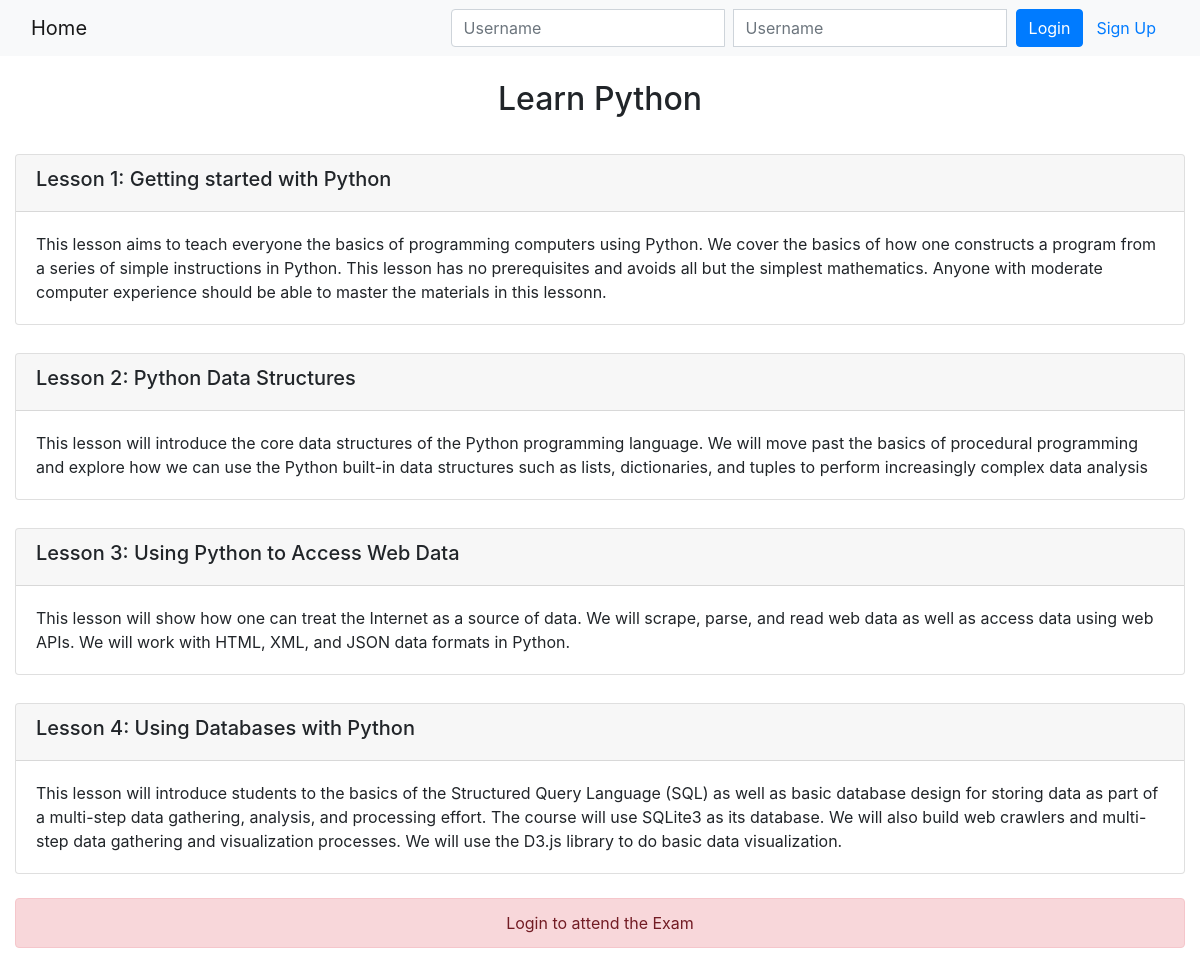
Page /onlinecourse/1/ on the committed database.
### onlinecourse/models.py (models this page shows, shortened)
class Course(models.Model):
    name = models.CharField(null=False, max_length=30, default='online course')
    image = models.ImageField(upload_to='course_images/')
    description = models.CharField(max_length=1000)
    pub_date = models.DateField(null=True)
    instructors = models.ManyToManyField(Instructor)
    users = models.ManyToManyField(settings.AUTH_USER_MODEL, through='Enrollment')
    total_enrollment = models.IntegerField(default=0)
    is_enrolled = False

class Lesson(models.Model):
    title = models.CharField(max_length=200, default="title")
    order = models.IntegerField(default=0)
    course = models.ForeignKey(Course, on_delete=models.CASCADE)
    content = models.TextField()

### onlinecourse/views.py (the view)
# urls.py: path('<int:pk>/', views.CourseDetailView.as_view(), name='course_details'),
class CourseDetailView(generic.DetailView):
    model = Course
    template_name = 'onlinecourse/course_detail_bootstrap.html'

### onlinecourse/templates/onlinecourse/course_detail_bootstrap.html (shortened to what this page needs)
<!DOCTYPE html>
<html lang="en">
<head>
     {% load static %}
    <link rel="stylesheet" href="https://maxcdn.bootstrapcdn.com/bootstrap/4.5.2/css/bootstrap.min.css">
</head>
<body>
    <nav class="navbar navbar-light bg-light">
        <div class="container-fluid">
            <div class="navbar-header">
                  <a class="navbar-brand" href="{% url 'onlinecourse:index' %}">Home</a>
            </div>
            <ul class="nav navbar-nav navbar-right">
                {% if user.is_authenticated %}
                <li>
                    <a class="btn btn-link" href="#">{{ user.first_name }} ({{ user.username }})</a>
                    <a class="btn btn-link" href="{% url 'onlinecourse:logout' %}">Logout</a>
                </li>
                {% else %}
                <li>
                    <form class="form-inline" action="{% url 'onlinecourse:login' %}" method="post">
                        <div class="input-group">
                            <input type="text" class="form-control" placeholder="Username" name="username" >&nbsp;&nbsp;
                            <input type="password" class="form-control" placeholder="Username" name="psw" >&nbsp;&nbsp;
                            <button class="btn btn-primary" type="submit">Login</button>
                            <a class="btn btn-link" href="{% url 'onlinecourse:registration' %}">Sign Up</a>
                        </div>
                    </form>
                </li>
                {% endif %}
            </ul>
        </div>
    </nav><br>
    <div class="container-fluid">
        <h2 style="text-align: center;">{{ course.name }}</h2><br>
        <div class="card-columns-vertical">
            {% for lesson in course.lesson_set.all %}
                <div class="card mt-1">
                    <div class="card-header"><h5>Lesson {{lesson.order|add:1}}: {{lesson.title}}</h5></div>
                    <div class="card-body">{{lesson.content}}</div>
                </div><br>
            {% endfor %}
        </div>
        {% if user.is_authenticated %}
        <button type="button" class="btn btn-primary btn-block" data-toggle="collapse" data-target="#exam">Show questions</button><br>
        <div id="exam" class="collapse">
            <form id="questionform" action="submit/" method="post">
            {% csrf_token %}
                        {% for question in course.question_set.all %}
                        <div class="card mt-1">
                            <div class="card-header"><h5>{{ question.question_text}}</h5></div>
                            <div class="form-group card-body">
                                <div class="form-check"><br>
                                    <label class="form-check-label">
                                        {% for choice in question.choice_set.all %}
                                        <input type="checkbox" name="choice_{{choice.id}}"
                                            class="form-check-input" id="{{choice.id}}"
                                            value="{{choice.id}}">&nbsp;{{ choice.choice_text }}
                                        <br><br>
                                        {% endfor %}
                                    </label>
                                </div>
                            </div>
                        </div><br>
                        {% endfor %}
                    <input class="btn btn-success btn-block" type="submit" value="Submit"><Br>
            </form>
        </div>
        {% else %}
        <p class="alert alert-danger" style="text-align: center;"> Login to attend the Exam </p>
        {% endif %}
    </div>
</body>
</html>

### rows in the picture
Course: name "Learn Python"
Lesson: order|add "1", title "Getting started with Python", content "This lesson aims to teach everyone the basics of programming computers using Python. We cover the basics of how one constructs a program from a series of simple instructions in Python. This lesson has no prerequisites and avoids all but the simplest mathematics. Anyone with moderate computer experience should be able to master the materials in this lessonn."
Lesson: order|add "2", title "Python Data Structures", content "This lesson will introduce the core data structures of the Python programming language. We will move past the basics of procedural programming and explore how we can use the Python built-in data structures such as lists, dictionaries, and tuples to perform increasingly complex data analysis"
Lesson: order|add "3", title "Using Python to Access Web Data", content "This lesson will show how one can treat the Internet as a source of data. We will scrape, parse, and read web data as well as access data using web APIs. We will work with HTML, XML, and JSON data formats in Python."
Lesson: order|add "4", title "Using Databases with Python", content "This lesson will introduce students to the basics of the Structured Query Language (SQL) as well as basic database design for storing data as part of a multi-step data gathering, analysis, and processing effort. The course will use SQLite3 as its database. We will also build web crawlers and multi-step data gathering and visualization processes. We will use the D3.js library to do basic data visualization."
